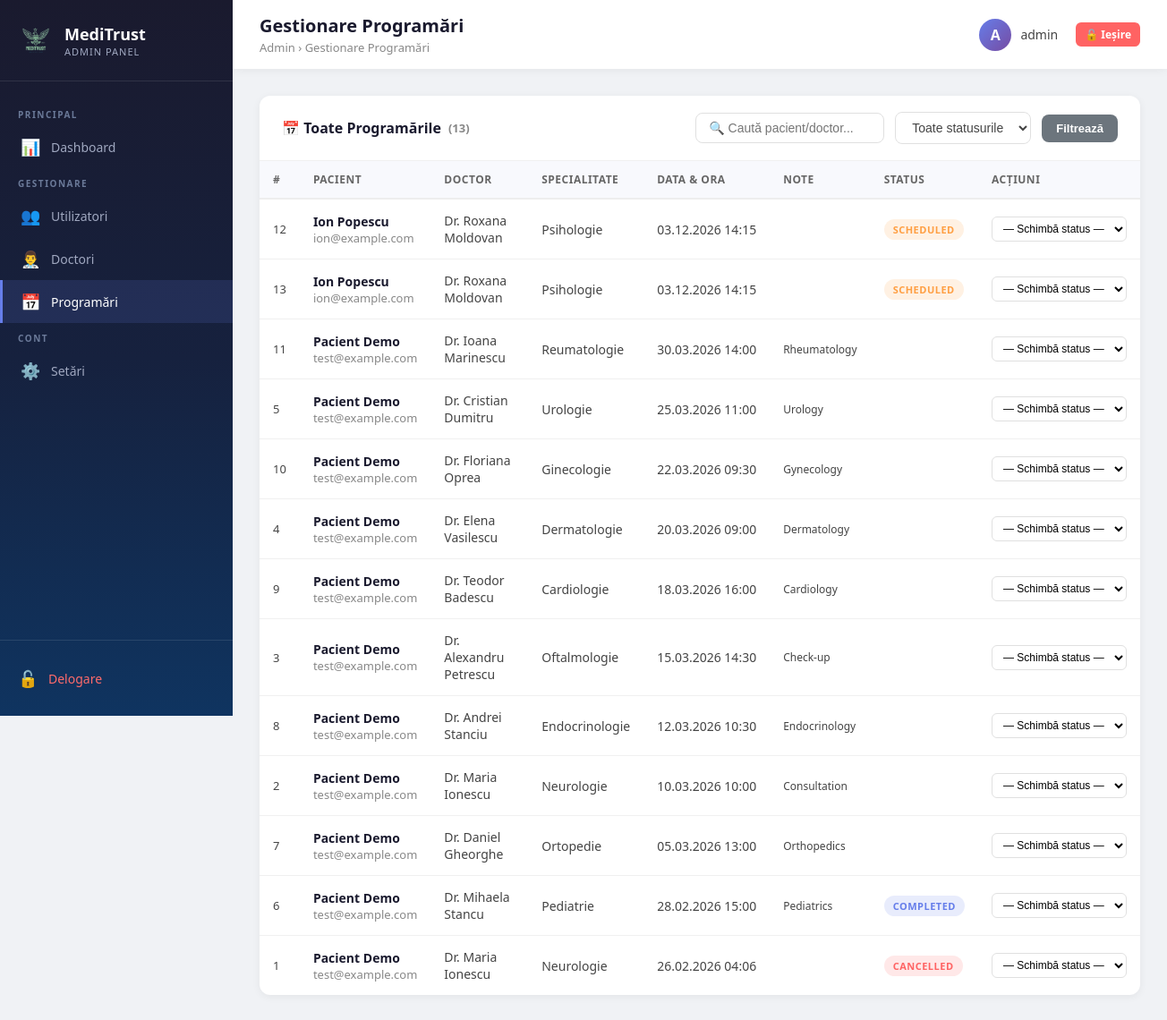
/admin/appointments.php (signed in), run on the app's committed database.
### tables this page shows
CREATE TABLE `appointments` (
  `id` int(11) NOT NULL,
  `doctor_id` int(11) NOT NULL,
  `patient_id` int(11) NOT NULL,
  `appointment_date` datetime NOT NULL,
  `status` enum('scheduled','completed','cancelled') DEFAULT 'scheduled',
  `notes` text DEFAULT NULL,
  `created_at` timestamp NOT NULL DEFAULT current_timestamp()
);

CREATE TABLE `users` (
  `id` int(11) NOT NULL,
  `name` varchar(100) NOT NULL,
  `email` varchar(100) NOT NULL,
  `password` varchar(255) NOT NULL,
  `phone` varchar(20) DEFAULT NULL,
  `user_type` enum('patient','doctor','admin') DEFAULT 'patient',
  `address` varchar(255) DEFAULT NULL,
  `dob` date DEFAULT NULL,
  `created_at` timestamp NOT NULL DEFAULT current_timestamp()
);

CREATE TABLE `specialties` (
  `id` int(11) NOT NULL,
  `name` varchar(100) NOT NULL,
  `description` text DEFAULT NULL
);

### admin/appointments.php (the view, shortened to what this page needs)
<?php
require_once '../bootstrap.php';
$filterSearch = trim($_GET['search'] ?? '');
$query  = "
    SELECT
        a.id,
        a.appointment_date,
        a.status,
        a.notes,
        p.name AS patient_name,
        p.email AS patient_email,
        d.name AS doctor_name,
        s.name as specialty
    FROM appointments a
    JOIN users p ON a.patient_id = p.id
    JOIN users d ON a.doctor_id  = d.id
    LEFT JOIN info_doctori id ON d.id = id.user_id
    LEFT JOIN specialties s ON id.specialty_id = s.id
    WHERE 1=1
";
$query .= " ORDER BY a.appointment_date DESC";
$stmt = $conn->prepare($query);
$stmt->execute();
$appointments = $stmt->get_result()->fetch_all(MYSQLI_ASSOC);
?>
<!DOCTYPE html>
<html lang="ro">
<head>
    <link rel="stylesheet" href="../css/admin-style.css">
</head>
<body class="admin-body">
<?php require_once '../includes/admin-sidebar.php'; ?>
<div class="admin-main">
    <?php require_once '../includes/admin-header.php'; ?>
    <div class="admin-content">
        <div class="admin-card">
            <div class="admin-card-header">
                <h3>📅 Toate Programările <span class="text-muted">(<?php echo count($appointments); ?>)</span></h3>
                <form method="GET" action="appointments.php" class="filter-bar">
                    <input type="text" name="search" placeholder="🔍 Caută pacient/doctor..."
                           value="<?php echo htmlspecialchars($filterSearch); ?>"
                           style="min-width:200px;">
                    <select name="status">
                        <option value="">Toate statusurile</option>
                    </select>
                    <button type="submit" class="btn btn-secondary">Filtrează</button>
                </form>
            </div>
            <div class="admin-table-wrapper">
                <table class="admin-table">
                    <thead>
                        <tr>
                            <th>#</th>
                            <th>Pacient</th>
                            <th>Doctor</th>
                            <th>Specialitate</th>
                            <th>Data & Ora</th>
                            <th>Note</th>
                            <th>Status</th>
                            <th>Acțiuni</th>
                        </tr>
                    </thead>
                    <tbody>
                        <?php if (empty($appointments)): ?>
                            <tr>
                                <td colspan="8">
                                    <div class="empty-state">
                                        <div class="empty-icon">📅</div>
                                        <p>Nicio programare găsită.</p>
                                    </div>
                                </td>
                            </tr>
                        <?php else: foreach ($appointments as $app): ?>
                            <tr>
                                <td class="text-muted"><?php echo (int)$app['id']; ?></td>
                                <td>
                                    <div class="user-cell-name"><?php echo htmlspecialchars($app['patient_name']); ?></div>
                                    <div class="user-cell-email text-muted"><?php echo htmlspecialchars($app['patient_email']); ?></div>
                                </td>
                                <td><?php echo htmlspecialchars($app['doctor_name']); ?></td>
                                <td><?php echo htmlspecialchars($app['specialty'] ?? '—'); ?></td>
                                <td class="no-wrap"><?php echo htmlspecialchars(date('d.m.Y H:i', strtotime($app['appointment_date']))); ?></td>
                                <td style="max-width:160px;white-space:normal;font-size:12px;">
                                    <?php echo htmlspecialchars(mb_strimwidth($app['notes'] ?? '', 0, 60, '…')); ?>
                                </td>
                                <td>
                                    <span class="badge badge-<?php echo htmlspecialchars($app['status']); ?>">
                                        <?php echo htmlspecialchars($app['status']); ?>
                                    </span>
                                </td>
                                <td>
                                    <form method="POST" action="appointments.php" style="display:inline;">
                                        <select name="status" onchange="this.form.submit()"
                                                style="padding:5px 8px;border:1.5px solid #e0e0e0;border-radius:6px;font-size:12px;cursor:pointer;background:#fff;">
                                            <option value="">— Schimbă status —</option>
                                        </select>
                                    </form>
                                </td>
                            </tr>
                        <?php endforeach; endif; ?>
                    </tbody>
                </table>
            </div>
        </div>
    </div>
</div>
</body>
</html>

### css/admin-style.css (style rules this page uses)
* { margin: 0; padding: 0; box-sizing: border-box; }
body.admin-body { font-family: 'Segoe UI', Tahoma, Geneva, Verdana, sans-serif; background: #f0f2f5; min-height: 100vh; color: #333; display: flex; }
.admin-main { margin-left: 260px; flex: 1; display: flex; flex-direction: column; min-height: 100vh; }
.admin-content { padding: 30px; flex: 1; }
.admin-card { background: #fff; border-radius: 12px; box-shadow: 0 2px 10px rgba(0,0,0,0.06); margin-bottom: 25px; overflow: hidden; }
.admin-card-header { padding: 18px 25px; border-bottom: 1px solid #f0f0f0; display: flex; align-items: center; justify-content: space-between; flex-wrap: wrap; gap: 10px; }
.admin-card-header h3 { font-size: 16px; font-weight: 600; color: #1a1a2e; display: flex; align-items: center; gap: 8px; }
.admin-table-wrapper { overflow-x: auto; }
.admin-table { width: 100%; border-collapse: collapse; font-size: 14px; }
.admin-table th { background: #f8f9fd; padding: 12px 15px; text-align: left; font-size: 12px; font-weight: 600; text-transform: uppercase; letter-spacing: 0.5px; color: #666; border-bottom: 2px solid #eee; white-space: nowrap; }
.admin-table td { padding: 14px 15px; border-bottom: 1px solid #f0f0f0; vertical-align: middle; color: #444; }
.admin-table tbody tr:last-child td { border-bottom: none; }
.badge { display: inline-block; padding: 4px 10px; border-radius: 20px; font-size: 11px; font-weight: 600; text-transform: uppercase; letter-spacing: 0.5px; }
.badge-scheduled { background: rgba(255, 159, 67, 0.15); color: #ff9f43; }
.badge-cancelled { background: rgba(255, 99, 99, 0.15); color: #ff6363; }
.badge-completed { background: rgba(102, 126, 234, 0.15); color: #667eea; }
.btn { display: inline-flex; align-items: center; gap: 6px; padding: 8px 16px; border: none; border-radius: 8px; font-size: 13px; font-weight: 600; cursor: pointer; text-decoration: none; transition: all 0.2s ease; white-space: nowrap; }
.btn-secondary { background: #6c757d; color: #fff; }
.filter-bar { display: flex; gap: 12px; align-items: center; flex-wrap: wrap; }
.filter-bar input, .filter-bar select { padding: 8px 14px; border: 1.5px solid #e0e0e0; border-radius: 8px; font-size: 14px; color: #444; background: #fff; transition: border-color 0.2s ease; outline: none; }
.user-cell-name { font-weight: 600; color: #1a1a2e; font-size: 14px; }
.user-cell-email { font-size: 12px; color: #888; }
.text-muted { color: #888; font-size: 13px; }
.no-wrap { white-space: nowrap; }

### data on the page
appointments: id "12", users.name "Ion Popescu", users.email "ion@example.com", users.name "Dr. Roxana Moldovan", specialties.name "Psihologie", appointment_date "03.12.2026 14:15", status "SCHEDULED"
appointments: id "13", users.name "Ion Popescu", users.email "ion@example.com", users.name "Dr. Roxana Moldovan", specialties.name "Psihologie", appointment_date "03.12.2026 14:15", status "SCHEDULED"
appointments: id "11", users.name "Pacient Demo", users.email "test@example.com", users.name "Dr. Ioana Marinescu", specialties.name "Reumatologie", appointment_date "30.03.2026 14:00", notes "Rheumatology"
appointments: id "5", users.name "Pacient Demo", users.email "test@example.com", users.name "Dr. Cristian Dumitru", specialties.name "Urologie", appointment_date "25.03.2026 11:00", notes "Urology"
appointments: id "10", users.name "Pacient Demo", users.email "test@example.com", users.name "Dr. Floriana Oprea", specialties.name "Ginecologie", appointment_date "22.03.2026 09:30", notes "Gynecology"
appointments: id "4", users.name "Pacient Demo", users.email "test@example.com", users.name "Dr. Elena Vasilescu", specialties.name "Dermatologie", appointment_date "20.03.2026 09:00", notes "Dermatology"
appointments: id "9", users.name "Pacient Demo", users.email "test@example.com", users.name "Dr. Teodor Badescu", specialties.name "Cardiologie", appointment_date "18.03.2026 16:00", notes "Cardiology"
appointments: id "3", users.name "Pacient Demo", users.email "test@example.com", users.name "Dr. Alexandru Petrescu", specialties.name "Oftalmologie", appointment_date "15.03.2026 14:30", notes "Check-up"
appointments: id "8", users.name "Pacient Demo", users.email "test@example.com", users.name "Dr. Andrei Stanciu", specialties.name "Endocrinologie", appointment_date "12.03.2026 10:30", notes "Endocrinology"
appointments: id "2", users.name "Pacient Demo", users.email "test@example.com", users.name "Dr. Maria Ionescu", specialties.name "Neurologie", appointment_date "10.03.2026 10:00", notes "Consultation"
appointments: id "7", users.name "Pacient Demo", users.email "test@example.com", users.name "Dr. Daniel Gheorghe", specialties.name "Ortopedie", appointment_date "05.03.2026 13:00", notes "Orthopedics"
appointments: id "6", users.name "Pacient Demo", users.email "test@example.com", users.name "Dr. Mihaela Stancu", specialties.name "Pediatrie", appointment_date "28.02.2026 15:00", notes "Pediatrics", status "COMPLETED"
appointments: id "1", users.name "Pacient Demo", users.email "test@example.com", users.name "Dr. Maria Ionescu", specialties.name "Neurologie", appointment_date "26.02.2026 04:06", status "CANCELLED"

### other printed values
$adminPageTitle "Gestionare Programări"
$adminBreadcrumb "Admin › Gestionare Programări"
$adminUserInitial "A"
$adminUserName "admin"
count($appointments) "13"
